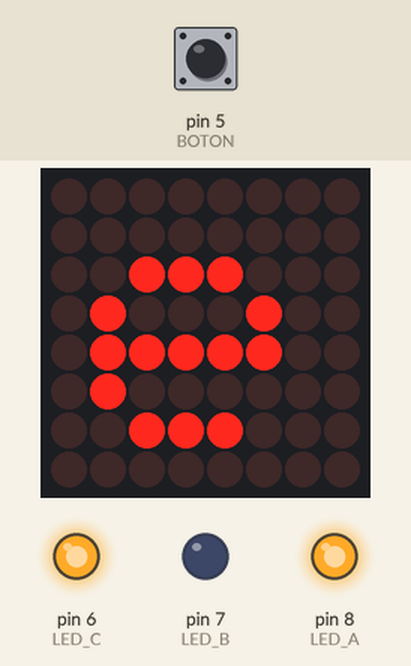
Simulated run of this sketch. Board: Arduino Uno, built with avr-gcc and run on an emulated ATmega328P. Shown: 8×8 LED matrix, output pins drawn as LEDs (lit = HIGH). Inputs (shaded band) come from the test bench; at power-on: pin 5 (BOTON) LOW.

Above: at 9.2 s.
9.3 s: pin 5 (BOTON) pulled HIGH for 3 s
At 9.56 s:
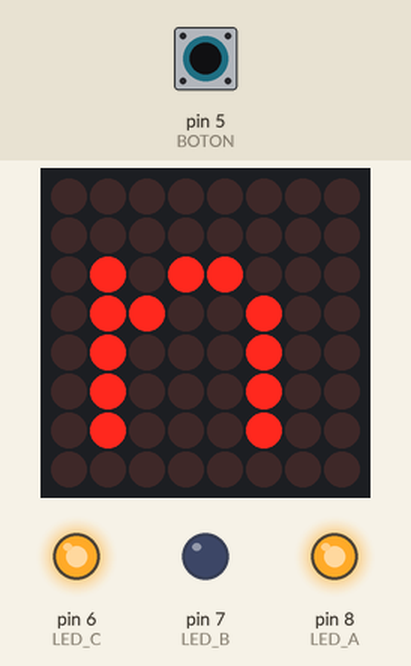
At 11.45 s:
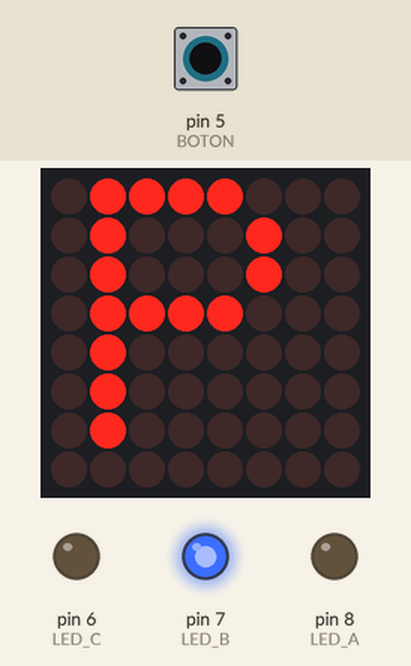
13.8 s: pin 5 (BOTON) pulled HIGH for 3 s
At 17.39 s:
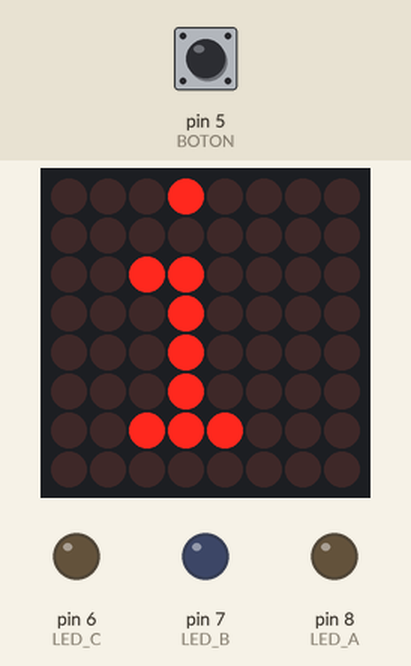
Timing chart, 0 to 24.0 s (numbered marks = the images above; inputs shaded):
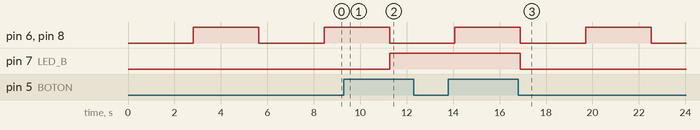

Measured:
- after the input at 9.3 s, pin 7 (LED_B): LOW → HIGH after 2.0 s
- after the input at 13.8 s, pin 7 (LED_B): HIGH → LOW after 3.1 s instead of 0.28 s
- by itself, pin 6 (LED_C), pin 8 (LED_A): alternates HIGH for 2.8 s and LOW for 2.8 s

The sketch:

matriz_8por8.ino
```cpp
// (licence header left out)
// Tutorial 15 - Matriz LED 8x8


unsigned long tiempo = 0;
#include "LedControlMS.h"
#define LED_A 8
#define LED_B 7
#define LED_C 6
#define BOTON 5
#define ON 1
#define OFF 0
#define TRUE 1
#define FALSE 0


LedControl lc=LedControl(12,11,10,1); // Los numeros se refieren a que pin de ARDUINO tienes en cada uno de los terminales

/* 12 para el DIN, 11 para el CLK, 10 para el CS y el 1 se refiere a la asignacion de la matriz*/


void setup()

{

  // El numero que colocamos como argumento de la funcion se refiere a la direccion del decodificador

  lc.shutdown(0,false);

  lc.setIntensity(0,8);// La valores estan entre 1 y 15

  lc.clearDisplay(0);

  pinMode(LED_A, OUTPUT);
  pinMode(LED_B, OUTPUT);
  pinMode(LED_C, OUTPUT);
  pinMode(BOTON, INPUT);//por defecto esta asi
}


void loop()

{

  for (int row=0; row<8; row++)

  {

    for (int col=0; col<8; col++)

    {

      lc.setLed(0,col,row,true); //

      tiempo = millis();

    }

  }


  for (int row=0; row<8; row++)

  {

    for (int col=0; col<8; col++)

    {

      lc.setLed(0,col,row,false); //

      tiempo = millis();

    }

  }

  tiempo = millis();

  lc.writeString(0,"Piensa 3D");

  tiempo = millis();

  loop_led_A();
  loop_led_B();
  loop_led_C();

}


void loop_led_A()
{
  //misma variable de tiempo utiliza contador arduino
  static long ultimo_cambio = 0;//generanso variable generica de 64bits me permite tener mayo cant N enteros
  static int Estado_LED = OFF;//variableestaticavalorinicial

  long hora = millis();

  if (hora - ultimo_cambio >1000){
      ultimo_cambio = hora;

      if(Estado_LED == ON){
          digitalWrite(LED_A, LOW);
          Estado_LED = OFF;
      }else{
         digitalWrite(LED_A, HIGH);
         Estado_LED = ON ;
      }

  }
}

void loop_led_C()
{
  static long ultimo_cambio = 0;//generanso variable generica de 64bits me permite tener mayo cant N enteros
  static int Estado_LED = OFF;

  long hora = millis();//que hora actual

  if (hora - ultimo_cambio >250){//hora actualmenos horaultimo cambio es mayor a 1segundo
      ultimo_cambio = hora;

      Estado_LED = !Estado_LED;//si era 1 pasa a 0
      digitalWrite(LED_C, Estado_LED);

    //  if(Estado_LED == ON){
    //      digitalWrite(LED_A, LOW);
    //      Estado_LED = OFF;
    //  }else{
   //      digitalWrite(LED_A, HIGH);
    //     Estado_LED = ON ;
   //   }

      }
}

void loop_led_B()
{
  digitalWrite(LED_B, digitalRead(BOTON));
}
```
